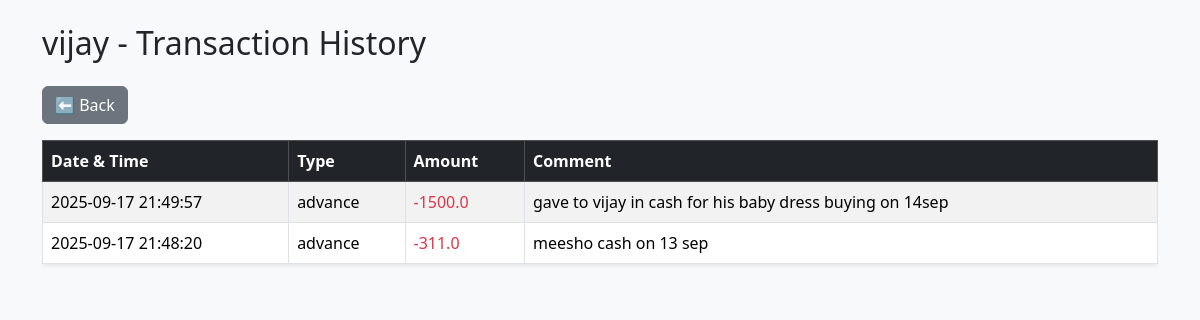
Screenshot of /history/vijay (signed in) with the database file from the repository.
### tables this page shows
CREATE TABLE transactions (
    id INTEGER PRIMARY KEY AUTOINCREMENT,
    employee TEXT,
    type TEXT,
    amount REAL,
    comment TEXT,
    created_at TIMESTAMP DEFAULT CURRENT_TIMESTAMP
);

### app.py (the view)
@app.route("/history/<employee>")
def history(employee):
    if "user_id" not in session:
        return redirect(url_for("login"))
    if session["role"] == "employee" and employee != session["username"]:
        return "Not allowed", 403
    conn = sqlite3.connect("salary.db")
    c = conn.cursor()
    c.execute("SELECT type, amount, comment, created_at FROM transactions WHERE employee=? ORDER BY created_at DESC", (employee,))
    rows = c.fetchall()
    conn.close()
    ist_rows = []
    for ttype, amount, comment, created_at in rows:
        if created_at:
            utc_time = datetime.strptime(created_at, "%Y-%m-%d %H:%M:%S")
            ist_time = utc_time + timedelta(hours=5, minutes=30)
            created_at_str = ist_time.strftime("%Y-%m-%d %H:%M:%S")
        else:
            created_at_str = ""
        ist_rows.append((ttype, amount, comment, created_at_str))
    return render_template("history.html", employee=employee, rows=ist_rows)

### Templates/history.html (shortened to what this page needs)
<!DOCTYPE html>
<html>
<head>
    <link rel="stylesheet" href="https://cdn.jsdelivr.net/npm/bootstrap@5.3.3/dist/css/bootstrap.min.css">
</head>
<body class="p-4 bg-light">
    <div class="container">
        <h2 class="mb-4">{{ employee }} - Transaction History</h2>
        <a href="/" class="btn btn-secondary mb-3">⬅ Back</a>
        {% if rows %}
        <div class="table-responsive">
            <table class="table table-bordered table-striped shadow-sm bg-white">
                <thead class="table-dark">
                    <tr>
                        <th>Date & Time</th>
                        <th>Type</th>
                        <th>Amount</th>
                        <th>Comment</th>
                    </tr>
                </thead>
                <tbody>
                    {% for type, amount, comment, created_at in rows %}
                    <tr>
                        <td>{{ created_at }}</td>
                        <td>{{ type }}</td>
                        <td>{% if type == "advance" %}
                                <span class="text-danger">-{{ amount }}</span>
                            {% else %}
                                <span class="text-success">+{{ amount }}</span>
                            {% endif %}
                        </td>
                        <td>{{ comment if comment else "-" }}</td>
                    </tr>
                    {% endfor %}
                </tbody>
            </table>
        </div>
        {% else %}
        <div class="alert alert-info">No transactions found for {{ employee }}.</div>
        {% endif %}
    </div>
</body>
</html>

### rows the page displays
transactions: created_at "2025-09-17 21:49:57", type "advance", amount "1500.0", comment "gave to vijay in cash for his baby dress buying on 14sep"
transactions: created_at "2025-09-17 21:48:20", type "advance", amount "311.0", comment "meesho cash on 13 sep"

### other values shown
{{ employee }} "vijay"
